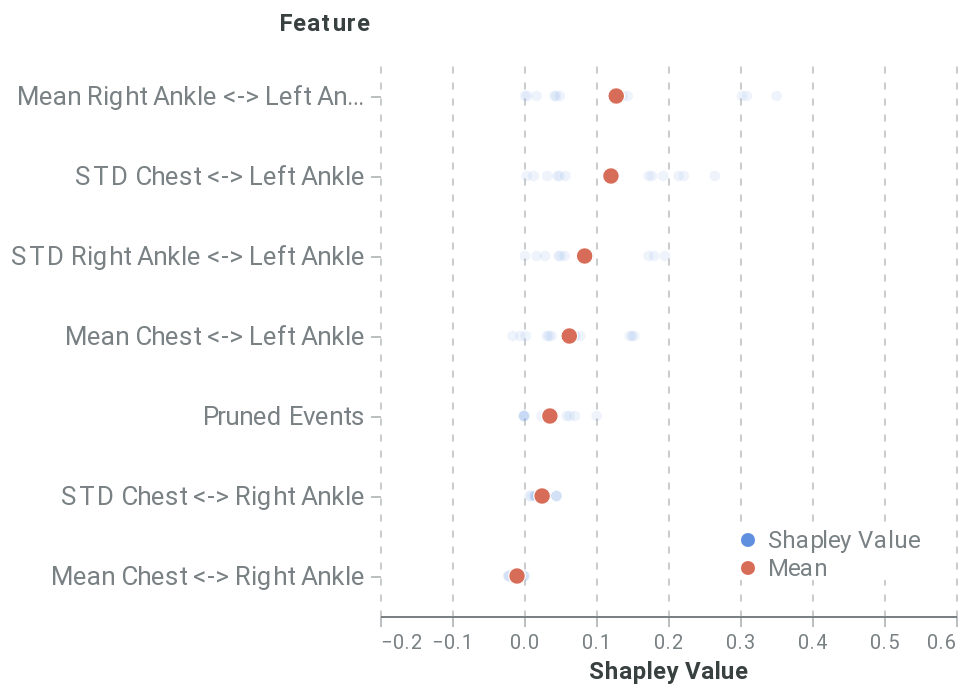

The notebook cell this image was saved under:
### Markdown cell above
##### Global feature-level

### Code cell
feature_dict = {'path': 'outputs/feature_all.csv', 'rs': 42, 'nsamples': 32000, 'feature_names': model_features, 'plot_features': plot_feats, }
feat_data = feat_explain_all(f_hs, pos_dataset, sequence_id_feat, average_event, feature_dict, prun_indexes, model_features, time_feat)
feat_global_plot = plot_global_feat(feat_data, **feature_dict)
feat_global_plot

### Figure 1 — Vega-Lite specification as saved in the notebook (floating-point values rounded to 4 significant figures)
{"config": {"axis": {"domain": true, "domainColor": "#798184", "grid": false, "gridColor": "#798184", "gridOpacity": 0.5, "gridDash": [3, 5], "gridWidth": 0.8, "gridCap": "round", "labelPadding": 3, "labelFont": "Roboto", "labelColor": "#798184", "tickSize": 5, "tickColor": "#798184", "tickOpacity": 0.5, "titleColor": "#384140", "titleFont": "Roboto", "titleFontSize": 12}, "axisBand": {"domain": true, "ticks": false, "labelPadding": 7}, "axisY": {"domain": false, "titleAlign": "left", "titleAngle": 0, "titleX": -20, "titleY": -10}, "legend": {"labelColor": "#798184", "labelFontSize": 12, "symbolSize": 40, "titleColor": "#384140", "titleFontSize": 12, "titlePadding": 10, "titleFont": "Roboto", "labelFont": "Roboto"}, "line": {"stroke": "#618FE0", "strokeWidth": 2}, "rule": {"stroke": "#798184"}, "path": {"stroke": "#618FE0", "strokeWidth": 0.5}, "rect": {"fill": "#618FE0"}, "point": {"filled": true, "shape": "circle"}, "shape": {"stroke": "#618FE0"}, "bar": {"fill": "#618FE0", "stroke": null}, "text": {"font": "Roboto", "color": "#384140", "fontSize": 12}, "arc": {"stroke": "#fff", "strokeWidth": 1}, "range": {"category": ["#618FE0", "#50D0B0", "#E17560", "#E8B474", "#D889C4", "#34A3BC", "#A583A4"], "ramp": ["#001854", "#002f72", "#04478e", "#1e5fab", "#4477c5", "#6290e1", "#7ea9fd", "#9ec7ff", "#bde4ff"], "heatmap": ["#001854", "#002f72", "#04478e", "#1e5fab", "#4477c5", "#6290e1", "#7ea9fd", "#9ec7ff", "#bde4ff"], "diverging": ["#003b26", "#006b52", "#1aa082", "#55d5b5", "#f5f5f5", "#ffaa92", "#d16f5b", "#9e392c", "#650200"]}, "title": {"anchor": "start", "fontSize": 20, "color": "#384140", "fontWeight": "bold", "offset": 20, "font": "Roboto", "subtitleColor": "#384140", "subtitleFontSize": 16}, "header": {"labelFontSize": 12, "titleFontSize": 16, "labelColor": "#384140", "titleColor": "#384140", "titleFont": "Roboto", "labelFont": "Roboto"}, "group": {"fill": "white"}, "background": "white", "view": {"stroke": "transparent", "continuousHeight": 300, "continuousWidth": 400}}, "data": {"name": "data-66ba81b144f43fd032b2439847f2c161"}, "mark": {"type": "point", "stroke": "white", "strokeWidth": 0.6}, "encoding": {"color": {"field": "type", "legend": {"fillColor": "white", "orient": "bottom-right", "symbolSize": 50, "symbolStrokeWidth": 0, "title": null}, "scale": {"domain": ["Shapley Value", "Mean"], "range": ["#618FE0", "#d76d58"]}, "type": "nominal"}, "opacity": {"condition": {"value": 1.0, "test": "(datum.type === 'Mean')"}, "value": 0.1}, "size": {"condition": {"value": 70, "test": "(datum.type === 'Mean')"}, "value": 30}, "x": {"axis": {"grid": true, "title": "Shapley Value"}, "field": "Shapley Value", "scale": {"domain": [-0.2, 0.6]}, "type": "quantitative"}, "y": {"axis": {"labelFontSize": 13, "titleX": -51}, "field": "Feature", "sort": ["Mean Right Ankle <-> Left Ankle", "STD Chest <-> Left Ankle", "STD Right Ankle <-> Left Ankle", "Mean Chest <-> Left Ankle", "Pruned Events", "STD Chest <-> Right Ankle", "Mean Chest <-> Right Ankle"], "type": "ordinal"}}, "height": 280, "width": 288, "$schema": "https://vega.github.io/schema/vega-lite/v4.17.0.json", "datasets": {"data-66ba81b144f43fd032b2439847f2c161": [{"Shapley Value": -0.00785, "Feature": "Mean Chest <-> Right Ankle", "type": "Shapley Value"}, {"Shapley Value": 0.01502, "Feature": "STD Chest <-> Right Ankle", "type": "Shapley Value"}, {"Shapley Value": 0.07002, "Feature": "Mean Chest <-> Left Ankle", "type": "Shapley Value"}, {"Shapley Value": 0.2651, "Feature": "STD Chest <-> Left Ankle", "type": "Shapley Value"}, {"Shapley Value": 0.3509, "Feature": "Mean Right Ankle <-> Left Ankle", "type": "Shapley Value"}, {"Shapley Value": 0.08662, "Feature": "STD Right Ankle <-> Left Ankle", "type": "Shapley Value"}, {"Shapley Value": -1.419e-10, "Feature": "Pruned Events", "type": "Shapley Value"}, {"Shapley Value": -0.00652, "Feature": "Mean Chest <-> Right Ankle", "type": "Shapley Value"}, {"Shapley Value": 0.01558, "Feature": "STD Chest <-> Right Ankle", "type": "Shapley Value"}, {"Shapley Value": 0.07799, "Feature": "Mean Chest <-> Left Ankle", "type": "Shapley Value"}, {"Shapley Value": 0.222, "Feature": "STD Chest <-> Left Ankle", "type": "Shapley Value"}, {"Shapley Value": 0.3095, "Feature": "Mean Right Ankle <-> Left Ankle", "type": "Shapley Value"}, {"Shapley Value": 0.0904, "Feature": "STD Right Ankle <-> Left Ankle", "type": "Shapley Value"}, {"Shapley Value": 0.0707, "Feature": "Pruned Events", "type": "Shapley Value"}, {"Shapley Value": -0.006397, "Feature": "Mean Chest <-> Right Ankle", "type": "Shapley Value"}, {"Shapley Value": 0.01582, "Feature": "STD Chest <-> Right Ankle", "type": "Shapley Value"}, {"Shapley Value": 0.07062, "Feature": "Mean Chest <-> Left Ankle", "type": "Shapley Value"}, {"Shapley Value": 0.2147, "Feature": "STD Chest <-> Left Ankle", "type": "Shapley Value"}, {"Shapley Value": 0.3028, "Feature": "Mean Right Ankle <-> Left Ankle", "type": "Shapley Value"}, {"Shapley Value": 0.08129, "Feature": "STD Right Ankle <-> Left Ankle", "type": "Shapley Value"}, {"Shapley Value": 0.1009, "Feature": "Pruned Events", "type": "Shapley Value"}, {"Shapley Value": -0.0009955, "Feature": "Mean Chest <-> Right Ankle", "type": "Shapley Value"}, {"Shapley Value": 0.01755, "Feature": "STD Chest <-> Right Ankle", "type": "Shapley Value"}, {"Shapley Value": -0.01585, "Feature": "Mean Chest <-> Left Ankle", "type": "Shapley Value"}, {"Shapley Value": 0.03243, "Feature": "STD Chest <-> Left Ankle", "type": "Shapley Value"}, {"Shapley Value": 0.01744, "Feature": "Mean Right Ankle <-> Left Ankle", "type": "Shapley Value"}, {"Shapley Value": 0.02916, "Feature": "STD Right Ankle <-> Left Ankle", "type": "Shapley Value"}, {"Shapley Value": 0.0, "Feature": "Pruned Events", "type": "Shapley Value"}, {"Shapley Value": 0.0006421, "Feature": "Mean Chest <-> Right Ankle", "type": "Shapley Value"}, {"Shapley Value": 0.01026, "Feature": "STD Chest <-> Right Ankle", "type": "Shapley Value"}, {"Shapley Value": -0.005033, "Feature": "Mean Chest <-> Left Ankle", "type": "Shapley Value"}, {"Shapley Value": 0.01346, "Feature": "STD Chest <-> Left Ankle", "type": "Shapley Value"}, {"Shapley Value": 0.004551, "Feature": "Mean Right Ankle <-> Left Ankle", "type": "Shapley Value"}, {"Shapley Value": 0.01747, "Feature": "STD Right Ankle <-> Left Ankle", "type": "Shapley Value"}, {"Shapley Value": 0.03839, "Feature": "Pruned Events", "type": "Shapley Value"}, {"Shapley Value": 0.0001706, "Feature": "Mean Chest <-> Right Ankle", "type": "Shapley Value"}, {"Shapley Value": 0.007743, "Feature": "STD Chest <-> Right Ankle", "type": "Shapley Value"}, {"Shapley Value": 0.002382, "Feature": "Mean Chest <-> Left Ankle", "type": "Shapley Value"}, {"Shapley Value": 0.003575, "Feature": "STD Chest <-> Left Ankle", "type": "Shapley Value"}, {"Shapley Value": 0.00123, "Feature": "Mean Right Ankle <-> Left Ankle", "type": "Shapley Value"}, {"Shapley Value": 0.001144, "Feature": "STD Right Ankle <-> Left Ankle", "type": "Shapley Value"}, {"Shapley Value": 0.06349, "Feature": "Pruned Events", "type": "Shapley Value"}, {"Shapley Value": -0.02191, "Feature": "Mean Chest <-> Right Ankle", "type": "Shapley Value"}, {"Shapley Value": 0.04525, "Feature": "STD Chest <-> Right Ankle", "type": "Shapley Value"}, {"Shapley Value": 0.1532, "Feature": "Mean Chest <-> Left Ankle", "type": "Shapley Value"}, {"Shapley Value": 0.1934, "Feature": "STD Chest <-> Left Ankle", "type": "Shapley Value"}, {"Shapley Value": 0.1439, "Feature": "Mean Right Ankle <-> Left Ankle", "type": "Shapley Value"}, {"Shapley Value": 0.1957, "Feature": "STD Right Ankle <-> Left Ankle", "type": "Shapley Value"}, {"Shapley Value": -2.484e-10, "Feature": "Pruned Events", "type": "Shapley Value"}, {"Shapley Value": -0.02069, "Feature": "Mean Chest <-> Right Ankle", "type": "Shapley Value"}, {"Shapley Value": 0.04503, "Feature": "STD Chest <-> Right Ankle", "type": "Shapley Value"}, {"Shapley Value": 0.1499, "Feature": "Mean Chest <-> Left Ankle", "type": "Shapley Value"}, {"Shapley Value": 0.1777, "Feature": "STD Chest <-> Left Ankle", "type": "Shapley Value"}, {"Shapley Value": 0.1374, "Feature": "Mean Right Ankle <-> Left Ankle", "type": "Shapley Value"}, {"Shapley Value": 0.1807, "Feature": "STD Right Ankle <-> Left Ankle", "type": "Shapley Value"}, {"Shapley Value": 0.03943, "Feature": "Pruned Events", "type": "Shapley Value"}, {"Shapley Value": -0.02085, "Feature": "Mean Chest <-> Right Ankle", "type": "Shapley Value"}, {"Shapley Value": 0.04509, "Feature": "STD Chest <-> Right Ankle", "type": "Shapley Value"}, {"Shapley Value": 0.1473, "Feature": "Mean Chest <-> Left Ankle", "type": "Shapley Value"}, {"Shapley Value": 0.1731, "Feature": "STD Chest <-> Left Ankle", "type": "Shapley Value"}, {"Shapley Value": 0.1328, "Feature": "Mean Right Ankle <-> Left Ankle", "type": "Shapley Value"}, {"Shapley Value": 0.173, "Feature": "STD Right Ankle <-> Left Ankle", "type": "Shapley Value"}, {"Shapley Value": 0.05911, "Feature": "Pruned Events", "type": "Shapley Value"}, {"Shapley Value": -0.01225, "Feature": "Mean Chest <-> Right Ankle", "type": "Shapley Value"}, {"Shapley Value": 0.03085, "Feature": "STD Chest <-> Right Ankle", "type": "Shapley Value"}, {"Shapley Value": 0.03807, "Feature": "Mean Chest <-> Left Ankle", "type": "Shapley Value"}, {"Shapley Value": 0.05761, "Feature": "STD Chest <-> Left Ankle", "type": "Shapley Value"}, {"Shapley Value": 0.04986, "Feature": "Mean Right Ankle <-> Left Ankle", "type": "Shapley Value"}, {"Shapley Value": 0.0565, "Feature": "STD Right Ankle <-> Left Ankle", "type": "Shapley Value"}, {"Shapley Value": 4.222e-09, "Feature": "Pruned Events", "type": "Shapley Value"}, {"Shapley Value": -0.01036, "Feature": "Mean Chest <-> Right Ankle", "type": "Shapley Value"}, {"Shapley Value": 0.02748, "Feature": "STD Chest <-> Right Ankle", "type": "Shapley Value"}, {"Shapley Value": 0.0348, "Feature": "Mean Chest <-> Left Ankle", "type": "Shapley Value"}, {"Shapley Value": 0.04929, "Feature": "STD Chest <-> Left Ankle", "type": "Shapley Value"}, {"Shapley Value": 0.0444, "Feature": "Mean Right Ankle <-> Left Ankle", "type": "Shapley Value"}, {"Shapley Value": 0.05074, "Feature": "STD Right Ankle <-> Left Ankle", "type": "Shapley Value"}, {"Shapley Value": 0.02429, "Feature": "Pruned Events", "type": "Shapley Value"}, {"Shapley Value": -0.009589, "Feature": "Mean Chest <-> Right Ankle", "type": "Shapley Value"}, {"Shapley Value": 0.02611, "Feature": "STD Chest <-> Right Ankle", "type": "Shapley Value"}, {"Shapley Value": 0.03199, "Feature": "Mean Chest <-> Left Ankle", "type": "Shapley Value"}, {"Shapley Value": 0.04654, "Feature": "STD Chest <-> Left Ankle", "type": "Shapley Value"}, {"Shapley Value": 0.04258, "Feature": "Mean Right Ankle <-> Left Ankle", "type": "Shapley Value"}, {"Shapley Value": 0.04809, "Feature": "STD Right Ankle <-> Left Ankle", "type": "Shapley Value"}, {"Shapley Value": 0.03492, "Feature": "Pruned Events", "type": "Shapley Value"}, {"Shapley Value": 0.03594, "Feature": "Pruned Events", "type": "Mean"}, {"Shapley Value": -0.009716, "Feature": "Mean Chest <-> Right Ankle", "type": "Mean"}, {"Shapley Value": 0.06295, "Feature": "Mean Chest <-> Left Ankle", "type": "Mean"}, {"Shapley Value": 0.1281, "Feature": "Mean Right Ankle <-> Left Ankle", "type": "Mean"}, {"Shapley Value": 0.02515, "Feature": "STD Chest <-> Right Ankle", "type": "Mean"}, {"Shapley Value": 0.1207, "Feature": "STD Chest <-> Left Ankle", "type": "Mean"}, {"Shapley Value": 0.08423, "Feature": "STD Right Ankle <-> Left Ankle", "type": "Mean"}]}}
